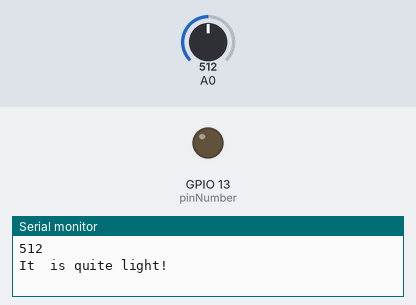
Bench run of a sketch on a simulated ESP8266 (Wemos D1 mini). On the bench: output pins drawn as LEDs (lit = HIGH), the last lines printed to the serial monitor. Inputs (shaded band) come from the test bench; at power-on: A0 = 512. WiFi joins after 1.5 s; servers stay silent unless stated; uploads are accepted with an empty reply.

Above: at 3.2 s.
3.3 s: A0 set to 237
7.1 s: A0 set to 216
At 9.2 s:
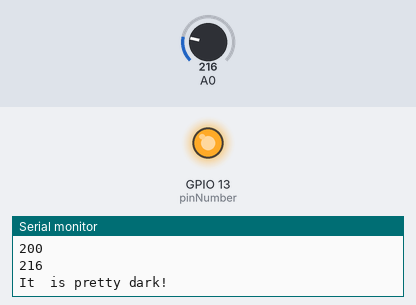
9.5 s: A0 set to 239
At 11.1 s:
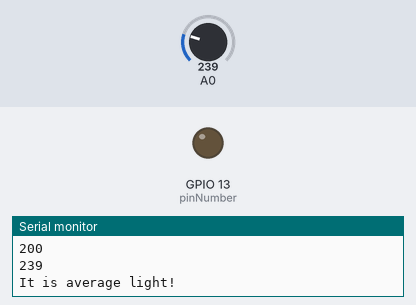
11.9 s: A0 set to 219
At 14.2 s:
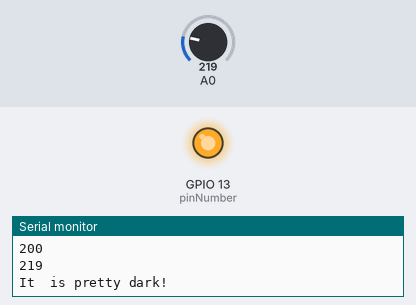
Timing chart, 0 to 15.3 s (numbered marks = the images above; inputs shaded):
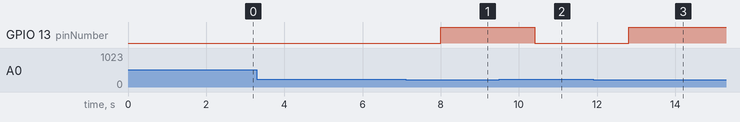

Measured:
- the behaviour switches between 229 and 228 on A0 (found by bisection; images 0 and 1)
- after the input at 7.1 s, GPIO 13 (pinNumber): LOW → HIGH after 0.90 s
- after the input at 9.5 s, GPIO 13 (pinNumber): HIGH → LOW after 0.90 s
- after the input at 11.9 s, GPIO 13 (pinNumber): LOW → HIGH after 0.91 s

The sketch:

inserting_lightValue.ino
```cpp
#include <ESP8266WiFi.h>
#include <ESP8266HTTPClient.h>
#include <WiFiClient.h>

#define WIFI_SSID "iotroam"
#define WIFI_PASSWORD "LXfu9HZkNP"

int light = 0;  // store the current light value
int pinNumber = 13;
int maxLight = 451;
int minLight = 229;
int midLight = 450;
void setup() {
  Serial.begin(9600);  //configure  serial to talk to computer
  // Your WeMos tries to connect to your Wi-fi network
  WiFi.begin(WIFI_SSID, WIFI_PASSWORD);

  // Keep the while-statement alive as long as we are NOT connected
  // to the Wi-fi network.
  while (WiFi.status() != WL_CONNECTED) {
    delay(1000);
  }
  pinMode(pinNumber, OUTPUT);  // configure digital pin  13 as an output
}

void loop() {
  regulateLight();
}

void regulateLight() {
  light = analogRead(A0);  // read and save value from PR

  Serial.println(light);  // print current light value

  if (light > midLight) {  // If it is bright...
    Serial.println("It  is quite light!");
    digitalWrite(pinNumber, LOW);  //turn the LED off

  } else if (light > minLight && light < maxLight) {  // If  it is average light...
    Serial.println("It is average light!");
    digitalWrite(pinNumber, LOW);  // turn the LED off

  } else if (light < minLight) {  // If it's dark...
    Serial.println("It  is pretty dark!");
    digitalWrite(pinNumber, HIGH);  // Turn the LED on
  }
  delay(1000);  // don't spam the computer!

  WiFiClient client;
  HTTPClient httpClient;
  httpClient.begin(client, "http://benalis2.loca.lt/insert_sensor_data.php");
  httpClient.addHeader("Content-Type", "application/x-www-form-urlencoded");
  String httpRequestData = "light=" + String(light);
  int httpResponseCode = httpClient.POST(httpRequestData);
  Serial.print(httpResponseCode);

  if (httpResponseCode == HTTP_CODE_OK) {
    String payload = httpClient.getString();
    Serial.println(payload);
  } else {
    Serial.println("Unable to connect :(");
  }
}
```
